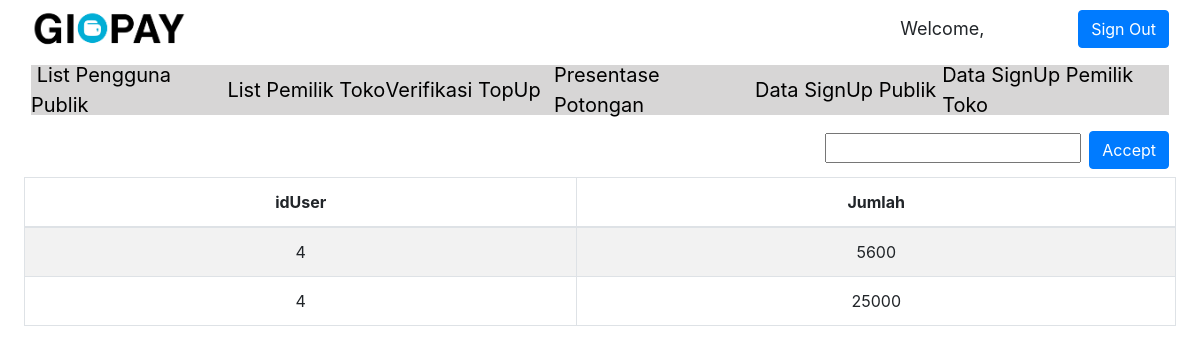
Page /adminVerif.php on the earlier database version.
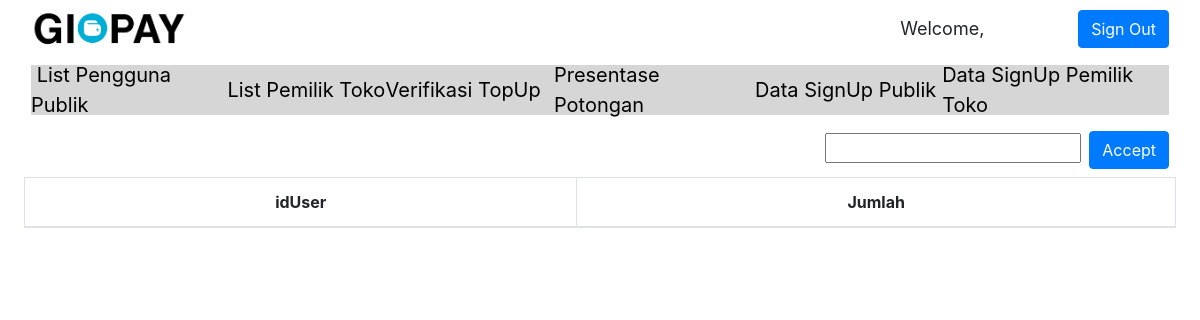
Same page on the later database version.
### tables this page shows
CREATE TABLE `verifikasi` (
  `idUser` int(11) NOT NULL,
  `jumlah` float NOT NULL
);

### server.php (called while the page is built, shortened)
<?php
    require_once "mysqlDB.php";
function getListVer(){
    $db = new MySQLDB('localhost', 'root', '', 'gipay');
    $query = "SELECT * FROM verifikasi";
    $res = $db->executeSelectQuery($query);
    return $res;
}
?>

### mysqlDB.php (called while the page is built, shortened)
<?php
class MySQLDB{
	protected $servername;
	protected $username;
	protected $password;
	protected $dbname;
	protected $db_connection;
	public function __construct($servername,$username,$password,$dbname){
		$this->servername=$servername;
		$this->username=$username;
		$this->password=$password;
		$this->dbname=$dbname;
	}
	public function openConnection(){
		$this->db_connection=new mysqli($this->servername,$this->username,$this->password,$this->dbname);
	}
	public function executeSelectQuery($sql){
		$query_result=$this->db_connection->query($sql);
		$result=[];
		if($query_result!=[]){
			if($query_result->num_rows > 0){
				while ($row=$query_result->fetch_row()) {
					$result[] = $row;
				}
			}
		}
		return $result;
	}
}
?>

### adminVerif.php (the view, shortened to what this page needs)
<?php
    include "server.php";
?>
<!DOCTYPE html>
<html>
<head>
    <link rel="stylesheet" href="assets/bootstrap/css/bootstrap.min.css">
    <link rel="stylesheet" href="assets/css/Data-Table-1.css">
    <link rel="stylesheet" href="assets/css/Data-Table.css">
    <link rel="stylesheet" href="assets/css/Header-Blue.css">
    <link rel="stylesheet" href="https://cdn.datatables.net/1.10.15/css/dataTables.bootstrap.min.css">
    <link rel="stylesheet" href="assets/css/Google-Style-Login.css">
    <link rel="stylesheet" href="assets/css/LinkedIn-like-Profile-Box.css">
    <link rel="stylesheet" href="assets/css/Pretty-Registration-Form.css">
    <link rel="stylesheet" href="assets/css/styles.css">
    <link rel="stylesheet" href="assets/css/Table-With-Search-1.css">
    <link rel="stylesheet" href="assets/css/Table-With-Search.css">
    <link rel="stylesheet" href="assets/css/Team-Boxed.css">
</head>
<body>
    <nav class="navbar navbar-light navbar-expand-md" style="background-color: #ffffff;">
        <div class="container-fluid"><img src="assets/img/Gipay.png" style="height: 40px;">
            <input class="form-control-plaintext" type="text" value="Welcome, <?php echo $_SESSION['username']; ?>" readonly="" style="width: 180px;font-size: 18px;"><a href="adminVerif.php?logout='1'" class="btn btn-primary" role="button">Sign Out</a></div>
    </nav>
    <nav class="navbar navbar-light navbar-expand-md">
        <div class="container-fluid"><button data-toggle="collapse" class="navbar-toggler" data-target="#navcol-2"><span class="sr-only">Toggle navigation</span><span class="navbar-toggler-icon"></span></button>
            <div class="collapse navbar-collapse" id="navcol-2" style="background-color: #d7d6d6;font-size: 20px;height: 50px;color: rgb(0,0,0);">
                <a href="adminLPub.php" style="color: rgb(0,0,0);width: 210px;">&nbsp;List Pengguna Publik</a><a href="adminLToko.php" style="color: rgb(0,0,0);width: 169px;">List Pemilik Toko</a><a href="adminVerif.php" style="color: rgb(0,0,0);width: 180px;">Verifikasi TopUp</a><a href="adminPotong.php"
                    style="color: rgb(0,0,0);width: 215px;">Presentase Potongan</a><a href="adminSignUpPub.php" style="color: rgb(0,0,0);width: 200px;">Data SignUp Publik</a><a href="adminSignUpToko.php" style="color: rgb(0,0,0);">Data SignUp Pemilik Toko</a>
                </div>
        </div>
    </nav>
    <nav class="navbar navbar-light navbar-expand-md" style="background-color: #ffffff;">
        <div class="container-fluid"><button data-toggle="collapse" class="navbar-toggler" data-target="#navcol-1"><span class="sr-only">Toggle navigation</span><span class="navbar-toggler-icon"></span></button>
            <form class="form-blokPub" action="adminVerif.php" method="POST"><input name="idUser" type="text" style="margin-right: 8px;"><button name="verifikasi" class="btn btn-primary" type="submit">Accept</button></form></div>
    </nav><table id="example" class="table table-striped table-bordered" cellspacing="0" width="100%">
        <thead>
            <tr>
                <th>idUser</th>
                <th>Jumlah</th>
            </tr>
        </thead>
        <tbody>
            <?php
            $result = getListVer();
            foreach($result as $row) {
                echo '<tr>';
                foreach($row as $cell){
                    echo('<td>' . $cell . '</td>');
                }
                echo '</tr>';
			}
            ?>
        </tbody>
    </table>
</body>
</html>

Differences in the rows shown:
removed verifikasi: idUser "4", jumlah "5600"
removed verifikasi: idUser "4", jumlah "25000"
